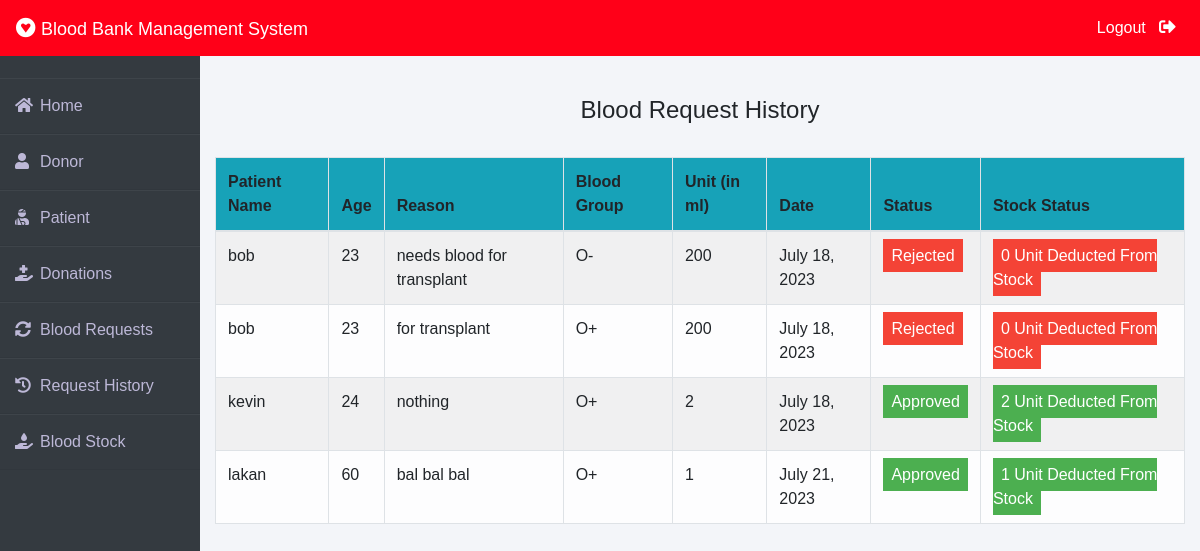
Screenshot of /admin-request-history (signed in) with the database file from the repository.
### blood/models.py (models this page shows, shortened)
class BloodRequest(models.Model):
    request_by_patient=models.ForeignKey(pmodels.Patient,null=True,on_delete=models.CASCADE)
    request_by_donor=models.ForeignKey(dmodels.Donor,null=True,on_delete=models.CASCADE)
    patient_name=models.CharField(max_length=30)
    patient_age=models.PositiveIntegerField()
    reason=models.CharField(max_length=500)
    bloodgroup=models.CharField(max_length=10)
    unit=models.PositiveIntegerField(default=0)
    status=models.CharField(max_length=20,default="Pending")
    date=models.DateField(auto_now=True)

### blood/views.py (the view)
# urls.py: path('admin-request-history', views.admin_request_history_view,name='admin-request-history'),
@login_required(login_url='adminlogin')
def admin_request_history_view(request):
    requests=models.BloodRequest.objects.all().exclude(status='Pending')
    return render(request,'blood/admin_request_history.html',{'requests':requests})

### templates/blood/admin_request_history.html (shortened to what this page needs)
{% extends 'blood/adminbase.html' %}
{% block content %}
{% load widget_tweaks %}
{%load static%}
<head>
</head>
<br><br>
<div class="container">
    <H4 class="text-center">Blood Request History</H4><br>
    <table class="table table-light table-hover table-bordered table-striped">
        <thead class="bg-info">
            <tr>
                <th scope="col">Patient Name</th>
                <th scope="col">Age</th>
                <th scope="col">Reason</th>
                <th scope="col">Blood Group</th>
                <th scope="col">Unit (in ml)</th>
                <th scope="col">Date</th>
                <th scope="col">Status</th>
                <th scope="col">Stock Status</th>
            </tr>
        </thead>
        <tbody>
            {% for t in requests %}
            <tr>
                <td> {{t.patient_name}}</td>
                <td>{{t.patient_age}}</td>
                <td>{{t.reason}}</td>
                <td>{{t.bloodgroup}}</td>
                <td>{{t.unit}}</td>
                <td>{{t.date}}</td>
                {% if t.status == 'Approved' %}
                <td><span class="label success"> Approved</span></td>
                <td><span class="label success"> {{t.unit}} Unit Deducted From Stock</span></td>
                {% else %}
                <td><span class="label danger">Rejected</span></td>
                <td><span class="label danger"> 0 Unit Deducted From Stock</span></td>
                {% endif %}
            </tr>
            {% endfor %}
        </tbody>
    </table>
</div>
{% endblock content %}

### templates/blood/adminbase.html (style rules this page uses)
* { margin: 0; padding: 0; box-sizing: border-box; list-style: none; text-decoration: none; font-family: 'Josefin Sans', sans-serif; }
body { background-color: #f3f5f9; }

### templates/blood/admin_request_history.html (style rules this page uses)
.label { color: white; padding: 8px; }
.success { background-color: #4CAF50; }
.danger { background-color: #f44336; }

### rows the page displays
BloodRequest: patient_name "bob", patient_age "23", reason "needs blood for transplant", bloodgroup "O-", unit "200", date "July 18, 2023", status "Rejected"
BloodRequest: patient_name "bob", patient_age "23", reason "for transplant", bloodgroup "O+", unit "200", date "July 18, 2023", status "Rejected"
BloodRequest: patient_name "kevin", patient_age "24", reason "nothing", bloodgroup "O+", unit "2", date "July 18, 2023"
BloodRequest: patient_name "lakan", patient_age "60", reason "bal bal bal", bloodgroup "O+", unit "1", date "July 21, 2023"
